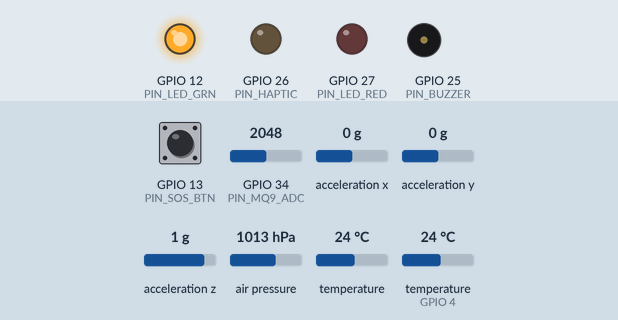
Bench run of a sketch on a simulated ESP32. Parts: output pins drawn as LEDs (lit = HIGH), buzzer (waves = sounding, pin HIGH). Inputs (shaded band) come from the test bench; at power-on: GPIO 13 (PIN_SOS_BTN) HIGH, temperature (sensor on GPIO 4) 24 °C, GPIO 34 (PIN_MQ9_ADC) = 2048, acceleration x 0 g, acceleration y 0 g, acceleration z 1 g, air pressure 1013 hPa, temperature 24 °C. No radio packets arrive unless stated; what the sketch prints to the serial monitor is not drawn.

Above: at 2.3 s.
2.4 s: GPIO 13 (PIN_SOS_BTN) pulled LOW for 3 s
At 3.8 s:
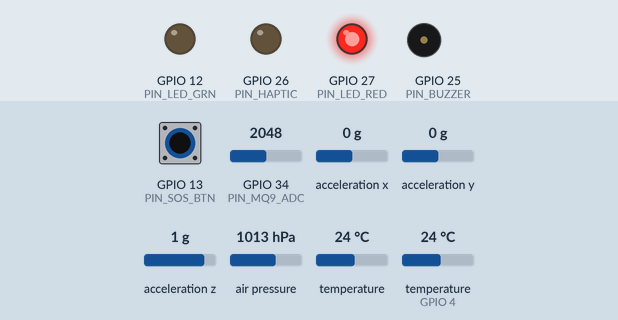
6.9 s: temperature (sensor on GPIO 4) set to 37.2 °C
10.5 s: temperature (sensor on GPIO 4) set to 38.8 °C
At 12.8 s:
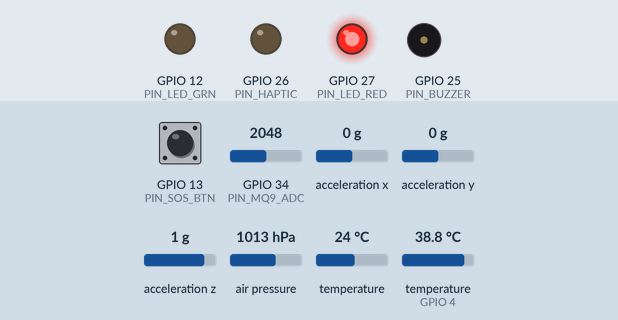
14.1 s: temperature (sensor on GPIO 4) set to 12 °C
At 17.8 s:
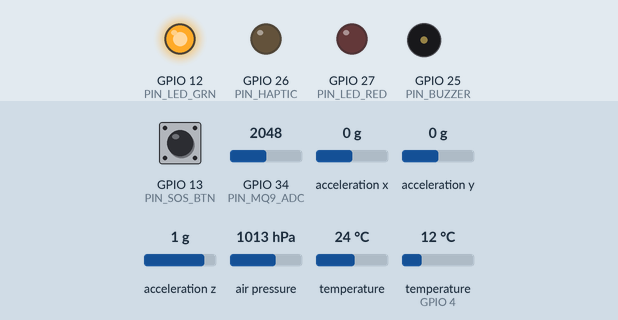
Timing chart, 0 to 18.9 s (numbered marks = the images above; inputs shaded):
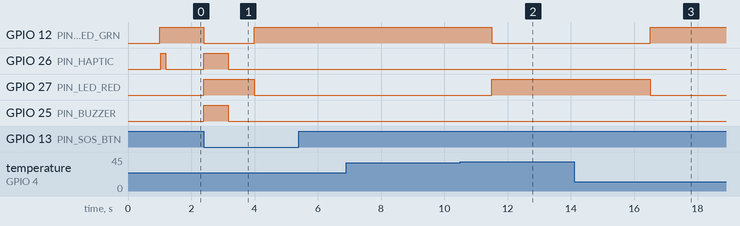

Measured:
- after the input at 2.4 s, GPIO 12 (PIN_LED_GRN): HIGH → LOW at once, → HIGH 1.6 s later; GPIO 26 (PIN_HAPTIC), GPIO 25 (PIN_BUZZER): LOW → HIGH at once, → LOW 0.76 s later; GPIO 27 (PIN_LED_RED): LOW → HIGH at once, → LOW 1.6 s later
- after the input at 6.9 s, every drawn part: stays the same
- after the input at 10.5 s, GPIO 12 (PIN_LED_GRN): HIGH → LOW after 1.0 s; GPIO 27 (PIN_LED_RED): LOW → HIGH after 1.0 s
- after the input at 14.1 s, GPIO 12 (PIN_LED_GRN): LOW → HIGH after 2.4 s; GPIO 27 (PIN_LED_RED): HIGH → LOW after 2.4 s

The sketch:

wearable_transmitter.ino
```cpp
/**
 * VitaGuard 2.0 - Wearable Transmitter Firmware
 * Target: ESP32-WROOM-32 + SX1278 LoRa (433MHz)
 * Sensors: MAX30102 (PPG), DS18B20 (Skin Temp), BMP280 (Amb Temp/Pressure),
 *          MQ-9 (CO/Gas), ADXL345 (3-Axis Accelerometer), Hardware SOS Button (ISR).
 */

#include <Wire.h>
#include <SPI.h>
#include <LoRa.h>
#include <OneWire.h>
#include <DallasTemperature.h>
#include <Adafruit_Sensor.h>
#include <Adafruit_ADXL345_U.h>
#include <Adafruit_BMP280.h>
#include "MAX30105.h"
#include "heartRate.h"

// --- Pin Definitions ---
#define LORA_SS      5
#define LORA_RST     14
#define LORA_DIO0    2
#define LORA_BAND    433E6

#define PIN_ONEWIRE  4     // DS18B20 Data
#define PIN_MQ9_ADC  34    // MQ-9 Gas Analog In (ADC1)
#define PIN_SOS_BTN  13    // Physical SOS Push Button (Active LOW, Internal Pullup)
#define PIN_LED_GRN  12    // Normal Status LED
#define PIN_LED_RED  27    // Alarm / SOS LED
#define PIN_BUZZER   25    // Acoustic Piezo Buzzer
#define PIN_HAPTIC   26    // Haptic Vibration Motor Driver

// --- Sensor Objects ---
OneWire oneWire(PIN_ONEWIRE);
DallasTemperature skinTempSensor(&oneWire);
Adafruit_BMP280 bmp280;
Adafruit_ADXL345_Unified accel = Adafruit_ADXL345_Unified(12345);
MAX30105 max30102;

// --- System State & Configuration ---
const char* WORKER_ID = "VG-014";
volatile bool sosTriggered = false;
unsigned long lastTelemetryMillis = 0;
const unsigned long TELEMETRY_INTERVAL_MS = 2500;

// Rolling History (60 seconds black-box ring buffer @ 2.5s = 24 entries)
struct TelemetryRecord {
  unsigned long timestamp;
  uint8_t hr;
  uint8_t spo2;
  float skinTemp;
  float ambTemp;
  uint16_t gasRaw;
  float accMag;
  uint8_t riskScore;
  uint8_t sosState;
};
#define BUFFER_SIZE 24
TelemetryRecord blackBoxBuffer[BUFFER_SIZE];
uint8_t bufferIndex = 0;

// Hardware SOS Interrupt Service Routine
void IRAM_ATTR handleSosInterrupt() {
  sosTriggered = true;
}

void setup() {
  Serial.begin(115200);
  delay(1000);
  Serial.println(F("[VITAGUARD] Initializing Wearable Safety Platform..."));

  // 1. GPIO Configuration
  pinMode(PIN_SOS_BTN, INPUT_PULLUP);
  attachInterrupt(digitalPinToInterrupt(PIN_SOS_BTN), handleSosInterrupt, FALLING);
  pinMode(PIN_LED_GRN, OUTPUT);
  pinMode(PIN_LED_RED, OUTPUT);
  pinMode(PIN_BUZZER, OUTPUT);
  pinMode(PIN_HAPTIC, OUTPUT);

  digitalWrite(PIN_LED_GRN, HIGH);
  digitalWrite(PIN_LED_RED, LOW);

  // 2. I2C Bus & Sensors Initialization
  Wire.begin(21, 22); // SDA=21, SCL=22

  skinTempSensor.begin();

  if (bmp280.begin(0x76)) {
    Serial.println(F("[SENSOR] BMP280 initialized successfully."));
  } else {
    Serial.println(F("[WARN] BMP280 not detected at 0x76, checking 0x77..."));
  }

  if (accel.begin()) {
    accel.setRange(ADXL345_RANGE_16_G);
    Serial.println(F("[SENSOR] ADXL345 accelerometer initialized."));
  }

  if (max30102.begin(Wire, I2C_SPEED_FAST)) {
    max30102.setup();
    max30102.setPulseAmplitudeRed(0x0A);
    max30102.setPulseAmplitudeGreen(0);
    Serial.println(F("[SENSOR] MAX30102 PPG initialized."));
  }

  // 3. LoRa Radio Configuration
  LoRa.setPins(LORA_SS, LORA_RST, LORA_DIO0);
  if (!LoRa.begin(LORA_BAND)) {
    Serial.println(F("[ERROR] LoRa transceiver initialization failed!"));
  } else {
    LoRa.setSpreadingFactor(7);
    LoRa.setSignalBandwidth(125E3);
    LoRa.setCodingRate4(5);
    LoRa.setTxPower(20); // 20 dBm maximum off-grid range
    Serial.println(F("[RADIO] SX1278 LoRa 433MHz ready. Transmit power: +20dBm."));
  }

  // Boot Haptic chirp
  digitalWrite(PIN_HAPTIC, HIGH);
  delay(150);
  digitalWrite(PIN_HAPTIC, LOW);
}

void loop() {
  unsigned long now = millis();

  // 1. Check Priority Emergency Interrupt
  if (sosTriggered) {
    handleEmergencyEvent();
    sosTriggered = false;
  }

  // 2. Routine Sensor Acquisition & Telemetry Transmission
  if (now - lastTelemetryMillis >= TELEMETRY_INTERVAL_MS) {
    lastTelemetryMillis = now;
    processAndBroadcastRoutineTelemetry();
  }
}

void processAndBroadcastRoutineTelemetry() {
  // Read Temperature
  skinTempSensor.requestTemperatures();
  float skinT = skinTempSensor.getTempCByIndex(0);
  if (skinT < 0) skinT = 36.8; // Fallback if sensor disconnected

  float ambT = bmp280.readTemperature();
  float pressure = bmp280.readPressure() / 100.0F;

  // Read MQ-9 Gas Sensor
  uint16_t gasRaw = analogRead(PIN_MQ9_ADC);
  // Calibrated CO ppm conversion
  float coPpm = (gasRaw / 4095.0) * 1000.0;

  // Read ADXL345 Acceleration
  sensors_event_t event;
  accel.getEvent(&event);
  float accMag = sqrt(event.acceleration.x * event.acceleration.x +
                      event.acceleration.y * event.acceleration.y +
                      event.acceleration.z * event.acceleration.z);

  // Pulse & SpO2 placeholder / optical extraction
  uint8_t hr = 78 + (gasRaw > 1500 ? 20 : 0);
  uint8_t spo2 = (coPpm > 400) ? 91 : 97;

  // Compute Dynamic Risk Score on Edge
  uint8_t drs = computeDynamicRiskScore(hr, spo2, skinT, coPpm, accMag);

  // Store in Rolling Ring Buffer
  blackBoxBuffer[bufferIndex] = {millis(), hr, spo2, skinT, ambT, gasRaw, accMag, drs, 0};
  bufferIndex = (bufferIndex + 1) % BUFFER_SIZE;

  // Build Telemetry String (Protocol 151)
  String packet = "VITAGUARD," + String(WORKER_ID) +
                  ",HR=" + String(hr) +
                  ",SPO2=" + String(spo2) +
                  ",SKINTEMP=" + String(skinT, 1) +
                  ",AMBTEMP=" + String(ambT, 1) +
                  ",PRESSURE=" + String(pressure, 1) +
                  ",GAS_ADC=" + String(gasRaw) +
                  ",CO_PPM=" + String((int)coPpm) +
                  ",AX=" + String(event.acceleration.x, 2) +
                  ",AY=" + String(event.acceleration.y, 2) +
                  ",AZ=" + String(event.acceleration.z, 2) +
                  ",ACC_MAG=" + String(accMag, 2) +
                  ",DRS=" + String(drs) +
                  ",SOS=0";

  // Transmit over LoRa
  LoRa.beginPacket();
  LoRa.print(packet);
  LoRa.endPacket();

  Serial.println(F("[TX PKT 151] ") + packet);

  // Local Haptic/LED Biofeedback
  if (drs >= 75) {
    digitalWrite(PIN_LED_RED, HIGH);
    digitalWrite(PIN_LED_GRN, LOW);
  } else {
    digitalWrite(PIN_LED_RED, LOW);
    digitalWrite(PIN_LED_GRN, HIGH);
  }
}

void handleEmergencyEvent() {
  Serial.println(F("[EMERGENCY] Physical SOS Button triggered! Sending Priority Packet 152..."));

  // Local Alarms: Rapid Strobe & High-Decibel Buzzer
  digitalWrite(PIN_LED_RED, HIGH);
  digitalWrite(PIN_LED_GRN, LOW);
  digitalWrite(PIN_BUZZER, HIGH);
  digitalWrite(PIN_HAPTIC, HIGH);

  // Transmit Priority 152 SOS Packet 3 times for RF redundancy
  for (int i = 0; i < 3; i++) {
    LoRa.beginPacket();
    LoRa.print("VITAGUARD,SOS," + String(WORKER_ID) + ",EVENT_ID=" + String(millis()) + ",SOS=1");
    LoRa.endPacket();
    delay(60);
  }

  delay(400);
  digitalWrite(PIN_BUZZER, LOW);
  digitalWrite(PIN_HAPTIC, LOW);
}

uint8_t computeDynamicRiskScore(uint8_t hr, uint8_t spo2, float skinT, float coPpm, float accMag) {
  uint8_t score = 10;
  if (hr > 100) score += 15;
  if (spo2 < 95) score += 25;
  if (skinT > 38.0) score += 20;
  if (coPpm > 200) score += 30;
  if (accMag > 25.0) score += 35; // Fall / impact impact shock
  return min((int)score, 100);
}
```
